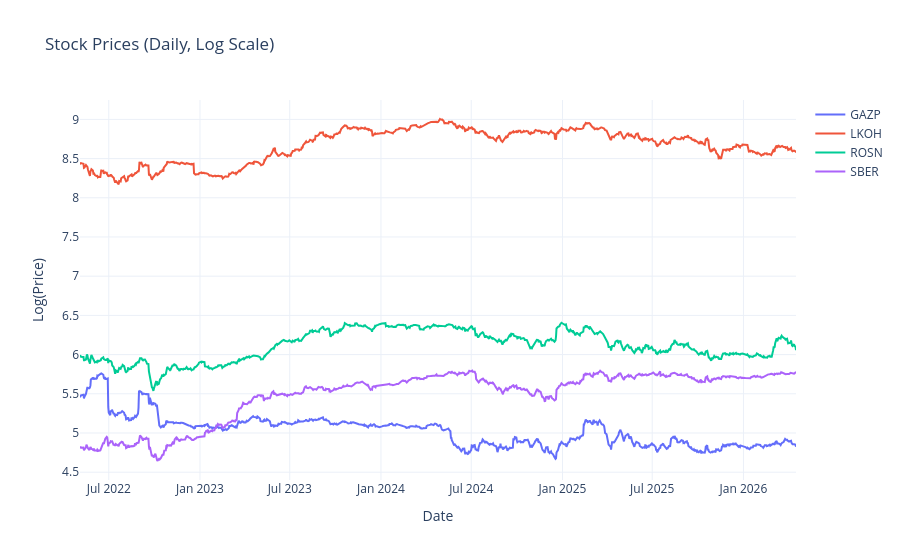

Write notebook code for a chart like this one.
### Code cell
# Log scale

fig = go.Figure()

for ticker in stocks_data_1w_daily_df['company'].unique():
    df = stocks_data_1w_daily_df[stocks_data_1w_daily_df['company'] == ticker]
    fig.add_trace(
        go.Scatter(
            x=df['begin'],
            y=np.log(df['close']),
            mode="lines",
            name=ticker
        )
    )

fig.update_layout(
    title="Stock Prices (Daily, Log Scale)",
    xaxis_title="Date",
    yaxis_title="Log(Price)",
    template="plotly_white"
)
fig.show()

### Figure 1 — Plotly figure (JSON) as saved in the notebook; plotly's stock layout.template omitted (floating-point values rounded to 4 significant figures; data arrays with more than 128 entries replaced by an {"elided": "..."} marker saying what was removed)
{"data": [{"mode": "lines", "name": "GAZP", "type": "scatter", "x": {"elided": "1003 str values"}, "y": {"elided": "1003 float values"}}, {"mode": "lines", "name": "LKOH", "type": "scatter", "x": {"elided": "1003 str values"}, "y": {"elided": "1003 float values"}}, {"mode": "lines", "name": "ROSN", "type": "scatter", "x": {"elided": "1003 str values"}, "y": {"elided": "1003 float values"}}, {"mode": "lines", "name": "SBER", "type": "scatter", "x": {"elided": "1003 str values"}, "y": {"elided": "1003 float values"}}], "layout": {"title": {"text": "Stock Prices (Daily, Log Scale)"}, "xaxis": {"title": {"text": "Date"}}, "yaxis": {"title": {"text": "Log(Price)"}}}}
